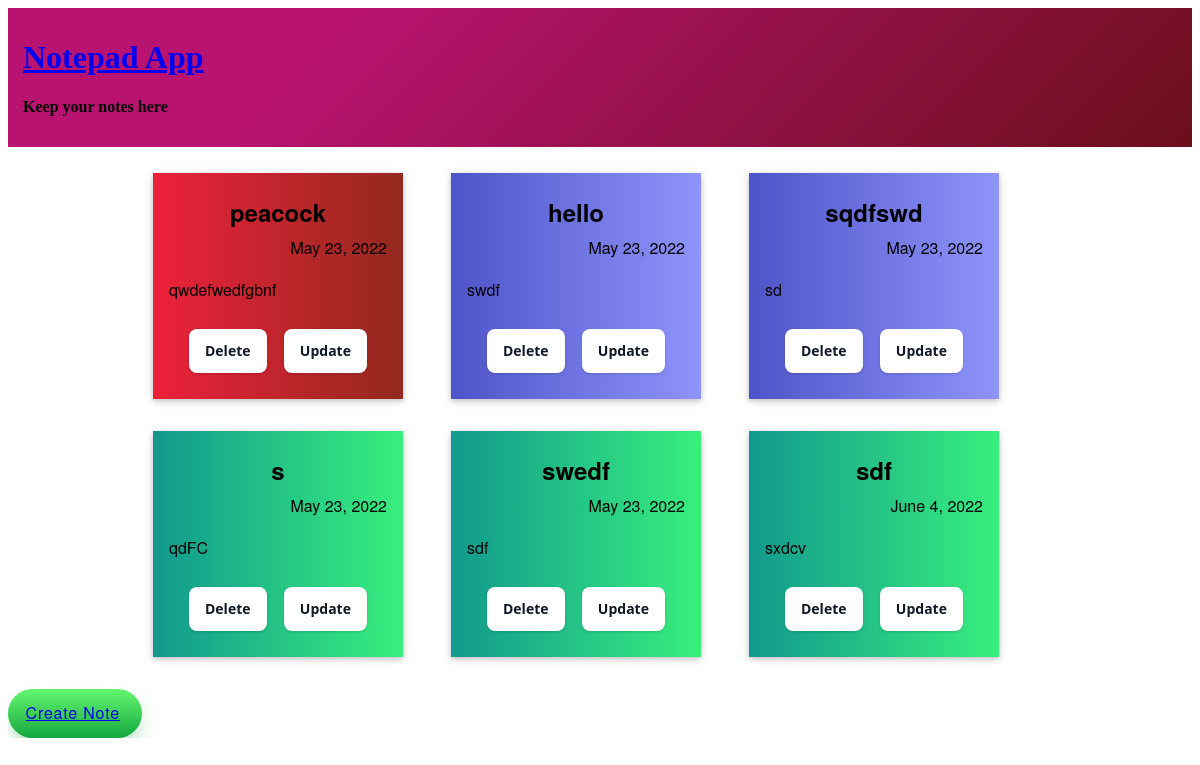
Before: / with the older database file.
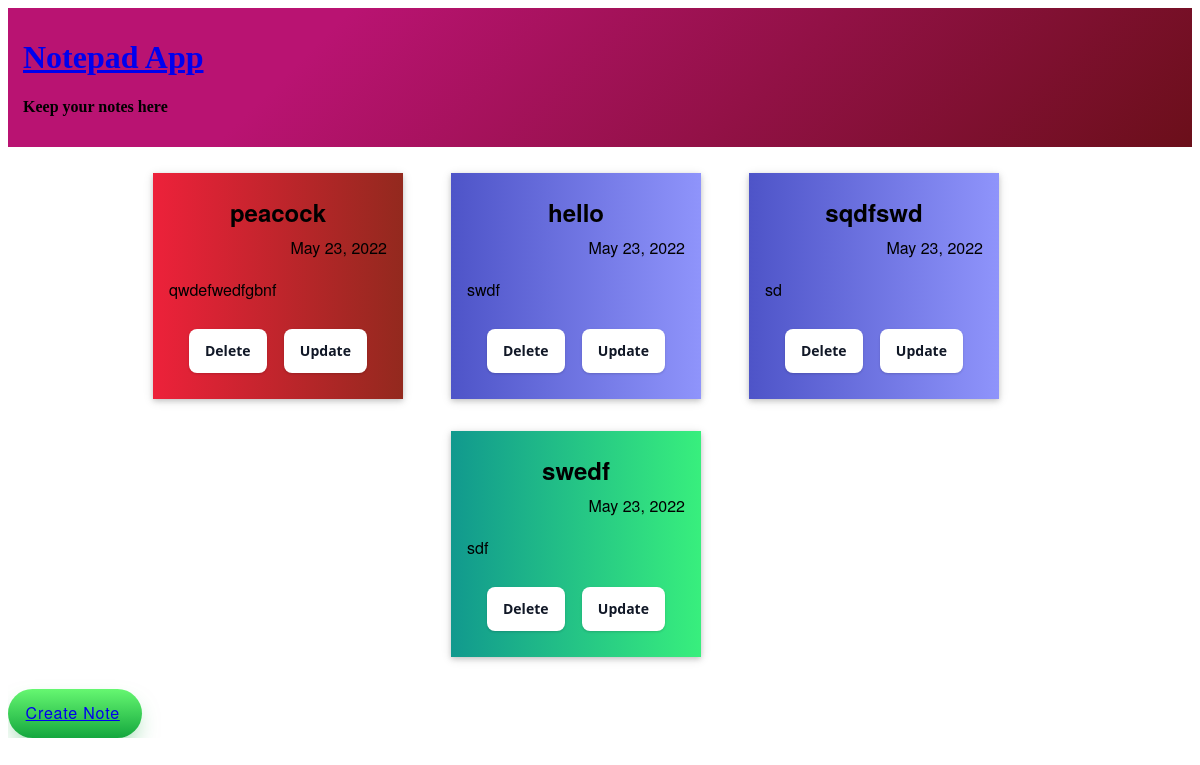
After: the same page with the newer database file.
### app/models.py (models this page shows, shortened)
class Note(models.Model):
    title=models.CharField(max_length=30)
    text=models.TextField()
    date=models.DateField(default=datetime.datetime.now().date())
    color=models.CharField(max_length=30,choices=COLOR_CHOICES)

### app/views.py (the view)
# urls.py: path('',views.readall,name='readall'),
def readall(request):
    print(sys.path)
    notes = Note.objects.all()
    return render(request, 'allnotes.html', {'list': notes})

### templates/allnotes.html (shortened to what this page needs)
{% extends 'base.html' %}
{% block X_content %}
<br>
<div style="display:flex;flex-wrap:wrap; width:95%;margin:0 auto; justify-content:center">
    {% if list %}
    {% for i in list %}
    <div class="card" style="background:linear-gradient(to right,{{ i.color }}); margin-bottom:2rem">
        <div style="text-align:center">
            <h2 style="margin:10px 0"> {{ i.title}}</h2>
        </div>
        <div style="text-align:right">{{ i.date}}</div>
        <p style="font-size:1rem; word-wrap: break-word; ">{{ i.text }}</p>
        <div style="display:flex; justify-content:space-between;align-items:center; padding:10px 20px">
            <form action="{% url 'deletenote' i.id  %}" method="post">
                <input class="btn" type="submit" value="Delete">
            </form>
            <form action="{% url 'updatenote' i.id  %}" method="get">
                <input class="btn" type="submit" value="Update">
            </form>
        </div>
    </div>
    {% endfor %}
    {% else %}
    <h2>No Records</h2>
    {% endif %}
</div>
    <div class="buttons" style="position:sticky; top:90% ;right:10px;">
        <a href="{% url 'create'  %}">Create Note</a>
    </div>
{%  endblock %}

Changed rows visible on the page:
removed Note: title "s", date "May 23, 2022", text "qdFC"
removed Note: title "sdf", date "June 4, 2022", text "sxdcv"
